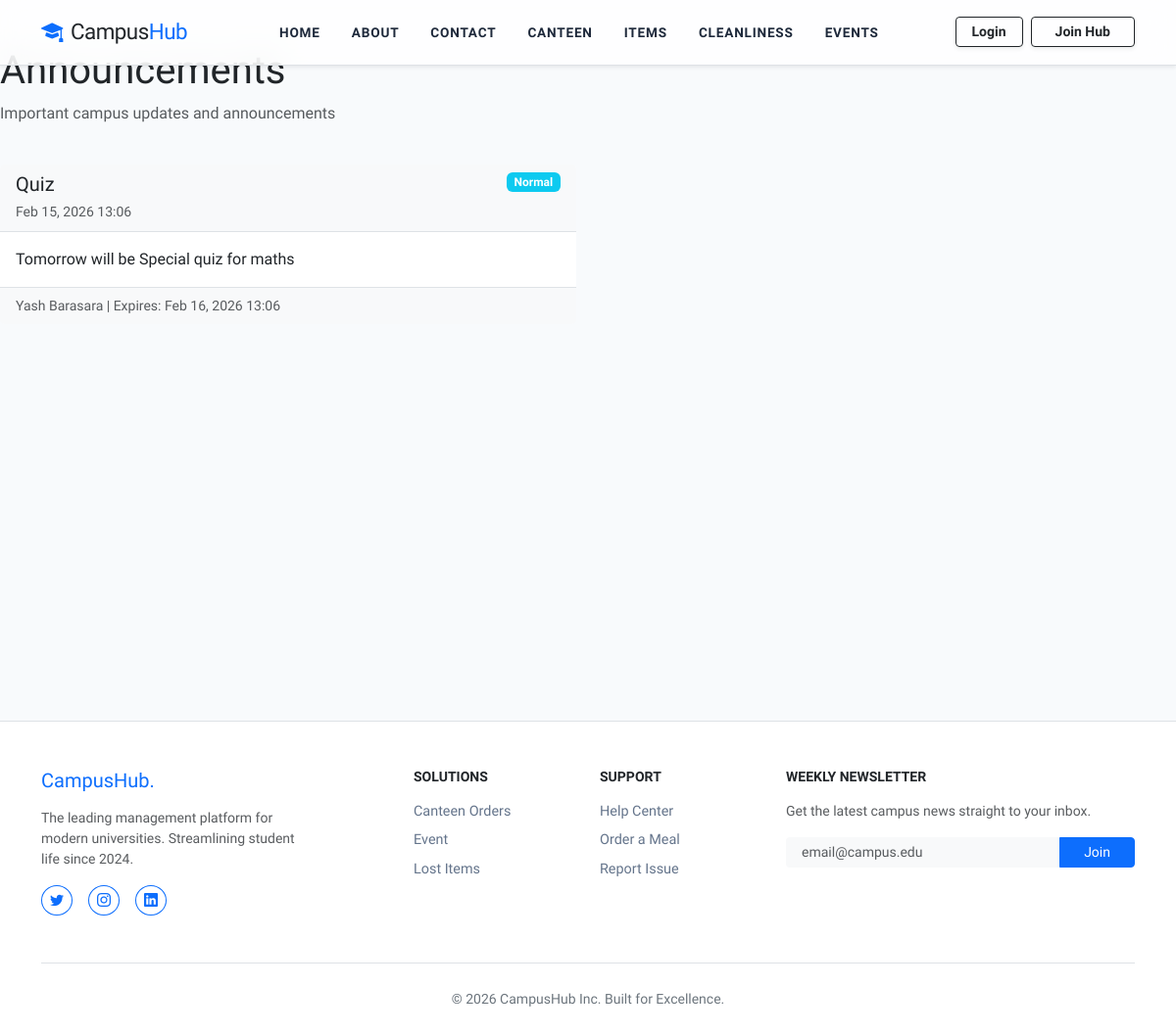
The app's page /notifications/announcements/, older data.
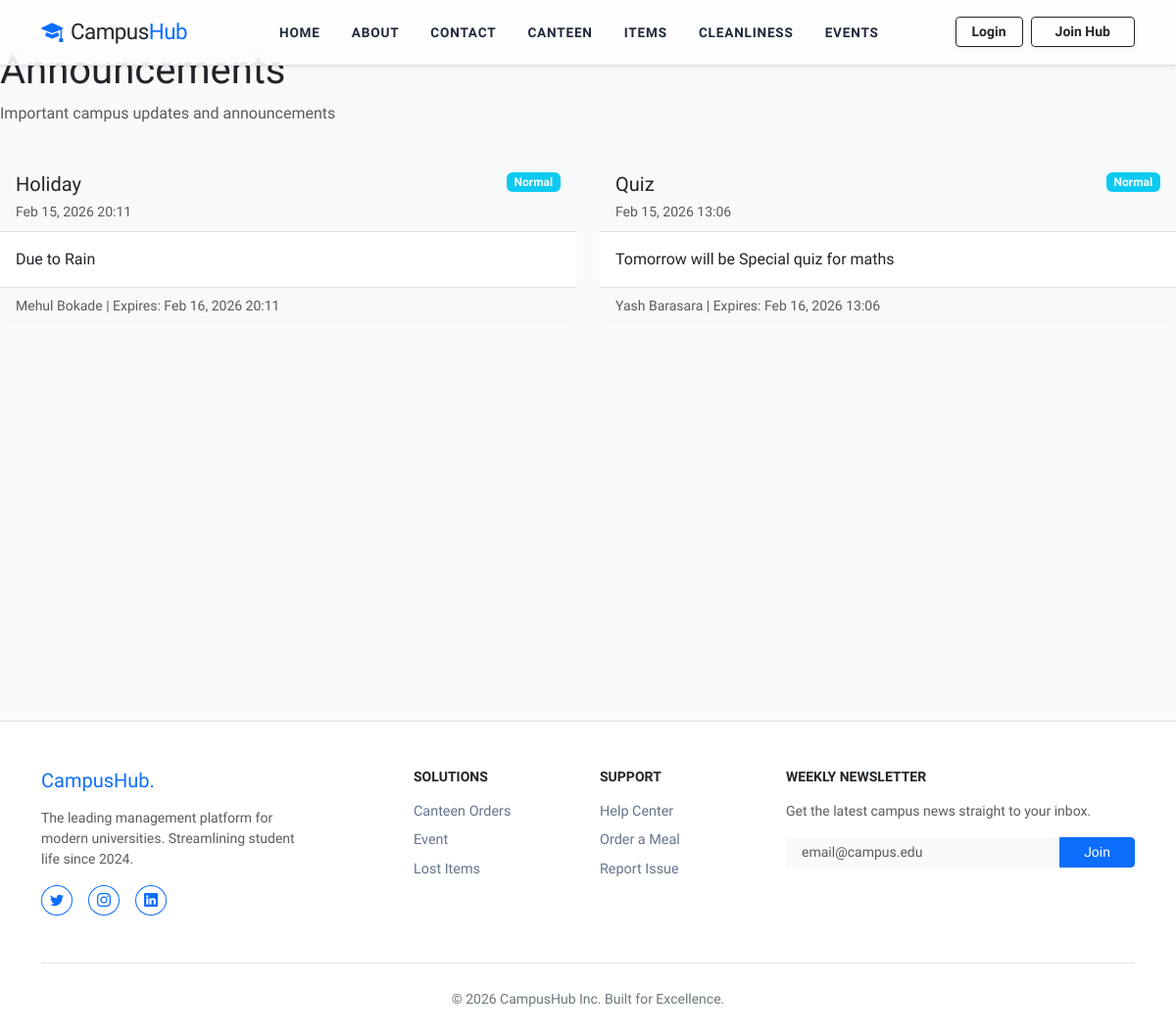
The same page, newer data.
### notifications/models.py (models this page shows, shortened)
class Announcement(models.Model):
    title = models.CharField(max_length=300)
    content = models.TextField()
    created_by = models.ForeignKey(User, on_delete=models.CASCADE)
    priority = models.CharField(max_length=20, choices=[
        ('low', 'Low'),
        ('normal', 'Normal'),
        ('high', 'High'),
        ('urgent', 'Urgent'),
    ], default='normal')
    created_at = models.DateTimeField(auto_now_add=True)
    updated_at = models.DateTimeField(auto_now=True)
    expires_at = models.DateTimeField(null=True, blank=True)
    class Meta:
        app_label = 'notifications'
        ordering = ['-created_at']
        verbose_name = 'Announcement'
        verbose_name_plural = 'Announcements'

### notifications/views.py (the view)
# urls.py: path('announcements/', views.announcements, name='announcements'),
def announcements(request):
    announcements_list = Announcement.objects.filter(
        Q(expires_at__isnull=True) | Q(expires_at__gte=timezone.now())
    ).order_by('-priority', '-created_at')
    context = {
        'announcements': announcements_list,
    }
    return render(request, 'notifications/announcements.html', context)

### templates/notifications/announcements.html (shortened to what this page needs)
{% extends 'core/base.html' %}
{% block content %}
<div class="row mb-4">
    <div class="col-lg-12">
        <h1 class="page-title">
             Announcements
        </h1>
        <p class="text-muted">Important campus updates and announcements</p>
    </div>
</div>
<div class="row g-4">
    {% if announcements %}
    {% for announcement in announcements %}
    <div class="col-lg-6">
        <div class="card h-100">
            <div class="card-header bg-light border-bottom">
                <div class="d-flex justify-content-between align-items-start">
                    <div>
                        <h5 class="card-title mb-1">{{ announcement.title }}</h5>
                        <small class="text-muted">
                            {{ announcement.created_at|date:"M d, Y H:i" }}
                        </small>
                    </div>
                    <span class="badge
                                {% if announcement.priority == 'urgent' %}bg-danger
                                {% elif announcement.priority == 'high' %}bg-warning
                                {% elif announcement.priority == 'normal' %}bg-info
                                {% else %}bg-success{% endif %}">
                        {{ announcement.get_priority_display }}
                    </span>
                </div>
            </div>
            <div class="card-body">
                <p class="card-text">{{ announcement.content }}</p>
            </div>
            <div class="card-footer bg-light border-top text-muted small">
                 {{ announcement.created_by.get_full_name }}
                {% if announcement.expires_at %}
                |  Expires: {{ announcement.expires_at|date:"M d, Y H:i" }}
                {% endif %}
            </div>
        </div>
    </div>
    {% endfor %}
    {% endif %}
</div>
{% endblock %}

Row changes from the older to the newer data that the page shows:
added Announcement: title "Holiday", created_at "Feb 15, 2026 20:11", priority "Normal", content "Due to Rain", created_by.get_full_name "Mehul Bokade", expires_at "Feb 16, 2026 20:11"
